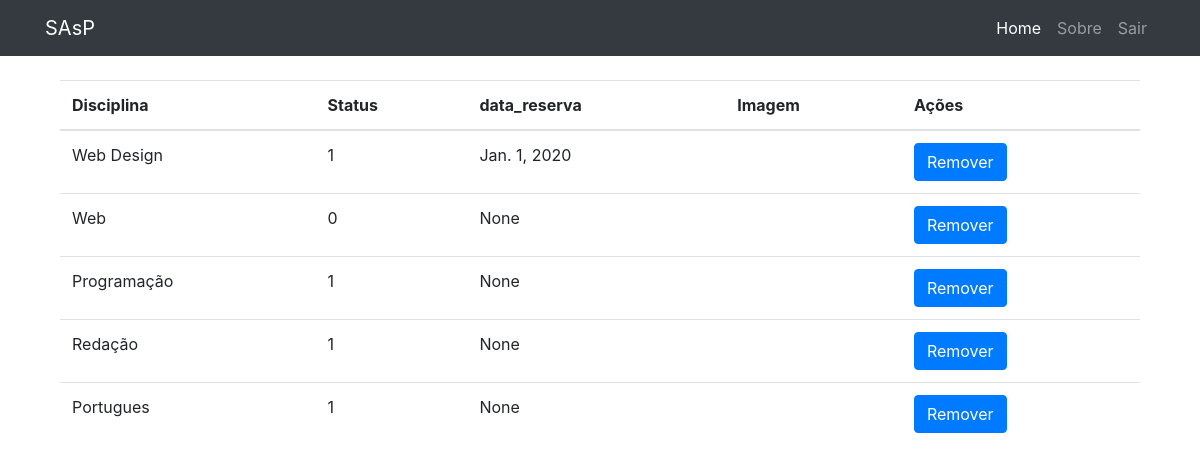
The app's page /user/minhasDisciplinas/ (signed in) with its own data.
### disciplina/models.py (models this page shows, shortened)
class UsuarioDisciplina(models.Model):
    usuario = models.ForeignKey(User, on_delete=models.CASCADE, related_name="linguagem")
    disciplina = models.ForeignKey(Disciplina, on_delete=models.CASCADE, related_name="linguagem")
    STATUS_CHOICES = (
        (0, 'Pendente'),
        (1, 'Aprovado'),
        (2, 'Cancelado')
    )
    status = models.IntegerField('Situação', choices=STATUS_CHOICES, default=0, blank=True)
    data_reserva = models.DateField('Data Reserva', null=True, blank=True)
    class Meta:
        verbose_name = 'Inscrição'
        verbose_name_plural = 'Inscrições'

class Disciplina(models.Model):
    professor = models.ForeignKey(Professor, on_delete=models.CASCADE)
    nome = models.CharField('Nome', max_length=50)
    titulo = models.TextField('Título', max_length=25)
    descricao_longa = models.TextField('Descrição')
    imagem = models.ImageField(upload_to='disciplina_imagens/%Y/%m/', blank=True, null=True)
    slug = models.SlugField('Atalho', unique=True, blank=True, null=True)
    data_inicio = models.DateField('Data Cadastro', null=True, blank=True)
    def __str__(self):
        return self.nome or self.professor

### user/views.py (the view)
# urls.py: path('minhasDisciplinas/', views.minhasDisciplinas, name='minhasDisciplinas'),
def minhasDisciplinas(request):
    usuariodisciplinas = UsuarioDisciplina.objects.filter(usuario_id = request.user.id)
    context ={
        'usuariodisciplinas' : usuariodisciplinas
    }
    print(usuariodisciplinas)
    return render(request, 'user/minhasDisciplinas.html', context)

### user/templates/user/minhasDisciplinas.html
{% extends 'base.html' %}
{%block conteudo %}
<table class="table">
  <thead>
    <tr>
      <th scope="col">Disciplina</th>
      <th scope="col">Status</th>
      <th scope="col">data_reserva</th>
      <th scope="col">Imagem</th>
      <th scope="col">Ações</th>
    </tr>
  </thead>
  <tbody>
  {% for usuariodisciplina in usuariodisciplinas %}
    <tr>
      <td>{{ usuariodisciplina.disciplina }}</td>
      <td>{{ usuariodisciplina.status }}</td>
      <td>{{ usuariodisciplina.data_reserva }}</td>
      {% if usuariodisciplina.imagem %}
      <td><img width="50px" height="50px" src="{{ usuariodisciplina.imagem.url  }}"></td>
      {%else%}
      <td></td>
      {% endif %}
      <td>
        <a class="btn btn-primary"  href="#">Remover</a>
      </td>
    </tr>
  {% endfor %}
  </tbody>
</table>
{% endblock %}

### records on screen
UsuarioDisciplina: disciplina "Web Design", status "1", data_reserva "Jan. 1, 2020"
UsuarioDisciplina: disciplina "Web", status "0", data_reserva "None"
UsuarioDisciplina: disciplina "Programação", status "1", data_reserva "None"
UsuarioDisciplina: disciplina "Redação", status "1", data_reserva "None"
UsuarioDisciplina: disciplina "Portugues", status "1", data_reserva "None"
